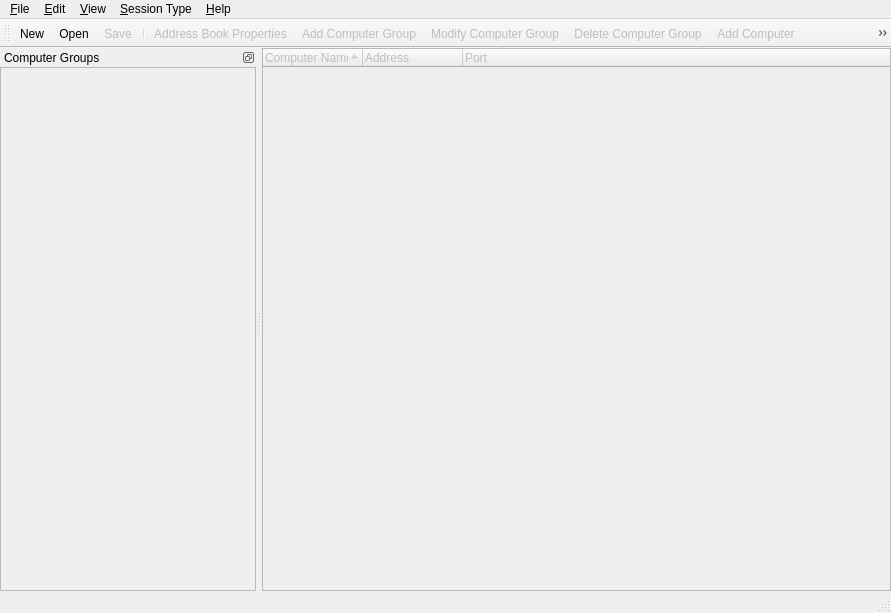
<?xml version="1.0" encoding="UTF-8"?>
<ui version="4.0">
 <class>AddressBookWindow</class>
 <widget class="QMainWindow" name="AddressBookWindow">
  <property name="geometry">
   <rect>
    <x>0</x>
    <y>0</y>
    <width>891</width>
    <height>613</height>
   </rect>
  </property>
  <property name="windowTitle">
   <string>Aspia Address Book</string>
  </property>
  <property name="windowIcon">
   <iconset resource="../resources/resources.qrc">
    <normaloff>:/icon/address-book.png</normaloff>:/icon/address-book.png</iconset>
  </property>
  <widget class="QWidget" name="central_widget">
   <layout class="QHBoxLayout" name="horizontalLayout">
    <property name="leftMargin">
     <number>0</number>
    </property>
    <property name="topMargin">
     <number>0</number>
    </property>
    <property name="rightMargin">
     <number>0</number>
    </property>
    <property name="bottomMargin">
     <number>0</number>
    </property>
    <item>
     <widget class="ComputerTree" name="tree_computer">
      <property name="enabled">
       <bool>false</bool>
      </property>
      <property name="contextMenuPolicy">
       <enum>Qt::CustomContextMenu</enum>
      </property>
      <property name="dragEnabled">
       <bool>true</bool>
      </property>
      <property name="dragDropMode">
       <enum>QAbstractItemView::DragOnly</enum>
      </property>
      <property name="defaultDropAction">
       <enum>Qt::MoveAction</enum>
      </property>
      <property name="selectionBehavior">
       <enum>QAbstractItemView::SelectItems</enum>
      </property>
      <property name="indentation">
       <number>0</number>
      </property>
      <property name="sortingEnabled">
       <bool>true</bool>
      </property>
      <property name="columnCount">
       <number>3</number>
      </property>
      <column>
       <property name="text">
        <string>Computer Name</string>
       </property>
      </column>
      <column>
       <property name="text">
        <string>Address</string>
       </property>
      </column>
      <column>
       <property name="text">
        <string>Port</string>
       </property>
      </column>
     </widget>
    </item>
   </layout>
  </widget>
  <widget class="QMenuBar" name="menu_bar">
   <property name="geometry">
    <rect>
     <x>0</x>
     <y>0</y>
     <width>891</width>
     <height>21</height>
    </rect>
   </property>
   <widget class="QMenu" name="menu_file">
    <property name="title">
     <string>&amp;File</string>
    </property>
    <addaction name="action_new"/>
    <addaction name="action_open"/>
    <addaction name="action_save"/>
    <addaction name="action_save_as"/>
    <addaction name="action_close"/>
    <addaction name="separator"/>
    <addaction name="action_exit"/>
   </widget>
   <widget class="QMenu" name="menu_edit">
    <property name="title">
     <string>&amp;Edit</string>
    </property>
    <addaction name="action_address_book_properties"/>
    <addaction name="separator"/>
    <addaction name="action_add_computer_group"/>
    <addaction name="action_modify_computer_group"/>
    <addaction name="action_delete_computer_group"/>
    <addaction name="separator"/>
    <addaction name="action_add_computer"/>
    <addaction name="action_modify_computer"/>
    <addaction name="action_delete_computer"/>
   </widget>
   <widget class="QMenu" name="menu_session_type">
    <property name="title">
     <string>&amp;Session Type</string>
    </property>
    <addaction name="action_desktop_manage"/>
    <addaction name="action_desktop_view"/>
    <addaction name="action_file_transfer"/>
    <addaction name="action_system_info"/>
   </widget>
   <widget class="QMenu" name="menu_help">
    <property name="title">
     <string>&amp;Help</string>
    </property>
    <addaction name="action_online_help"/>
    <addaction name="separator"/>
    <addaction name="action_about"/>
   </widget>
   <widget class="QMenu" name="menu_view">
    <property name="title">
     <string>&amp;View</string>
    </property>
    <widget class="QMenu" name="menu_language">
     <property name="title">
      <string>&amp;Language</string>
     </property>
     <property name="icon">
      <iconset resource="../resources/resources.qrc">
       <normaloff>:/icon/locale.png</normaloff>:/icon/locale.png</iconset>
     </property>
     <addaction name="action_english"/>
    </widget>
    <addaction name="menu_language"/>
    <addaction name="action_toolbar"/>
    <addaction name="action_statusbar"/>
   </widget>
   <addaction name="menu_file"/>
   <addaction name="menu_edit"/>
   <addaction name="menu_view"/>
   <addaction name="menu_session_type"/>
   <addaction name="menu_help"/>
  </widget>
  <widget class="QDockWidget" name="dock_group">
   <property name="features">
    <set>QDockWidget::DockWidgetFloatable|QDockWidget::DockWidgetMovable</set>
   </property>
   <property name="windowTitle">
    <string>Computer Groups</string>
   </property>
   <attribute name="dockWidgetArea">
    <number>1</number>
   </attribute>
   <widget class="QWidget" name="panel_content_group">
    <layout class="QVBoxLayout" name="verticalLayout">
     <property name="leftMargin">
      <number>0</number>
     </property>
     <property name="topMargin">
      <number>0</number>
     </property>
     <property name="rightMargin">
      <number>0</number>
     </property>
     <property name="bottomMargin">
      <number>0</number>
     </property>
     <item>
      <widget class="ComputerGroupTree" name="tree_group">
       <property name="enabled">
        <bool>false</bool>
       </property>
       <property name="contextMenuPolicy">
        <enum>Qt::CustomContextMenu</enum>
       </property>
       <property name="dragEnabled">
        <bool>false</bool>
       </property>
       <property name="dragDropMode">
        <enum>QAbstractItemView::DragDrop</enum>
       </property>
       <property name="defaultDropAction">
        <enum>Qt::MoveAction</enum>
       </property>
       <property name="selectionBehavior">
        <enum>QAbstractItemView::SelectItems</enum>
       </property>
       <attribute name="headerVisible">
        <bool>false</bool>
       </attribute>
       <column>
        <property name="text">
         <string notr="true">1</string>
        </property>
       </column>
      </widget>
     </item>
    </layout>
   </widget>
  </widget>
  <widget class="QStatusBar" name="status_bar"/>
  <widget class="QToolBar" name="tool_bar">
   <property name="windowTitle">
    <string>toolBar</string>
   </property>
   <property name="iconSize">
    <size>
     <width>16</width>
     <height>16</height>
    </size>
   </property>
   <attribute name="toolBarArea">
    <enum>TopToolBarArea</enum>
   </attribute>
   <attribute name="toolBarBreak">
    <bool>false</bool>
   </attribute>
   <addaction name="action_new"/>
   <addaction name="action_open"/>
   <addaction name="action_save"/>
   <addaction name="separator"/>
   <addaction name="action_address_book_properties"/>
   <addaction name="action_add_computer_group"/>
   <addaction name="action_modify_computer_group"/>
   <addaction name="action_delete_computer_group"/>
   <addaction name="action_add_computer"/>
   <addaction name="action_modify_computer"/>
   <addaction name="action_delete_computer"/>
   <addaction name="separator"/>
   <addaction name="action_desktop_manage"/>
   <addaction name="action_desktop_view"/>
   <addaction name="action_file_transfer"/>
   <addaction name="action_system_info"/>
   <addaction name="separator"/>
   <addaction name="action_about"/>
   <addaction name="action_exit"/>
  </widget>
  <action name="action_new">
   <property name="icon">
    <iconset resource="../resources/resources.qrc">
     <normaloff>:/icon/document.png</normaloff>:/icon/document.png</iconset>
   </property>
   <property name="text">
    <string>&amp;New</string>
   </property>
   <property name="shortcut">
    <string>Ctrl+N</string>
   </property>
  </action>
  <action name="action_open">
   <property name="icon">
    <iconset resource="../resources/resources.qrc">
     <normaloff>:/icon/open.png</normaloff>:/icon/open.png</iconset>
   </property>
   <property name="text">
    <string>&amp;Open...</string>
   </property>
   <property name="shortcut">
    <string>Ctrl+O</string>
   </property>
  </action>
  <action name="action_save">
   <property name="enabled">
    <bool>false</bool>
   </property>
   <property name="icon">
    <iconset resource="../resources/resources.qrc">
     <normaloff>:/icon/disk.png</normaloff>:/icon/disk.png</iconset>
   </property>
   <property name="text">
    <string>&amp;Save</string>
   </property>
   <property name="shortcut">
    <string>Ctrl+S</string>
   </property>
  </action>
  <action name="action_save_as">
   <property name="enabled">
    <bool>false</bool>
   </property>
   <property name="text">
    <string>Save &amp;As...</string>
   </property>
   <property name="shortcut">
    <string>Ctrl+Alt+S</string>
   </property>
  </action>
  <action name="action_close">
   <property name="enabled">
    <bool>false</bool>
   </property>
   <property name="text">
    <string>&amp;Close</string>
   </property>
   <property name="shortcut">
    <string>Ctrl+W</string>
   </property>
  </action>
  <action name="action_exit">
   <property name="icon">
    <iconset resource="../resources/resources.qrc">
     <normaloff>:/icon/exit.png</normaloff>:/icon/exit.png</iconset>
   </property>
   <property name="text">
    <string>&amp;Exit</string>
   </property>
  </action>
  <action name="action_add_computer_group">
   <property name="enabled">
    <bool>false</bool>
   </property>
   <property name="icon">
    <iconset resource="../resources/resources.qrc">
     <normaloff>:/icon/folder-plus.png</normaloff>:/icon/folder-plus.png</iconset>
   </property>
   <property name="text">
    <string>Add Computer Group</string>
   </property>
  </action>
  <action name="action_modify_computer_group">
   <property name="enabled">
    <bool>false</bool>
   </property>
   <property name="icon">
    <iconset resource="../resources/resources.qrc">
     <normaloff>:/icon/folder-pencil.png</normaloff>:/icon/folder-pencil.png</iconset>
   </property>
   <property name="text">
    <string>Modify Computer Group</string>
   </property>
  </action>
  <action name="action_delete_computer_group">
   <property name="enabled">
    <bool>false</bool>
   </property>
   <property name="icon">
    <iconset resource="../resources/resources.qrc">
     <normaloff>:/icon/folder-minus.png</normaloff>:/icon/folder-minus.png</iconset>
   </property>
   <property name="text">
    <string>Delete Computer Group</string>
   </property>
  </action>
  <action name="action_add_computer">
   <property name="enabled">
    <bool>false</bool>
   </property>
   <property name="icon">
    <iconset resource="../resources/resources.qrc">
     <normaloff>:/icon/computer-plus.png</normaloff>:/icon/computer-plus.png</iconset>
   </property>
   <property name="text">
    <string>Add Computer</string>
   </property>
  </action>
  <action name="action_modify_computer">
   <property name="enabled">
    <bool>false</bool>
   </property>
   <property name="icon">
    <iconset resource="../resources/resources.qrc">
     <normaloff>:/icon/computer-pencil.png</normaloff>:/icon/computer-pencil.png</iconset>
   </property>
   <property name="text">
    <string>Modify Computer</string>
   </property>
  </action>
  <action name="action_delete_computer">
   <property name="enabled">
    <bool>false</bool>
   </property>
   <property name="icon">
    <iconset resource="../resources/resources.qrc">
     <normaloff>:/icon/computer-minus.png</normaloff>:/icon/computer-minus.png</iconset>
   </property>
   <property name="text">
    <string>Delete Computer</string>
   </property>
  </action>
  <action name="action_desktop_manage">
   <property name="checkable">
    <bool>true</bool>
   </property>
   <property name="checked">
    <bool>true</bool>
   </property>
   <property name="icon">
    <iconset resource="../resources/resources.qrc">
     <normaloff>:/icon/monitor-keyboard.png</normaloff>:/icon/monitor-keyboard.png</iconset>
   </property>
   <property name="text">
    <string>Desktop &amp;Manage</string>
   </property>
  </action>
  <action name="action_desktop_view">
   <property name="checkable">
    <bool>true</bool>
   </property>
   <property name="icon">
    <iconset resource="../resources/resources.qrc">
     <normaloff>:/icon/monitor.png</normaloff>:/icon/monitor.png</iconset>
   </property>
   <property name="text">
    <string>Desktop &amp;View</string>
   </property>
  </action>
  <action name="action_file_transfer">
   <property name="checkable">
    <bool>true</bool>
   </property>
   <property name="icon">
    <iconset resource="../resources/resources.qrc">
     <normaloff>:/icon/folder-stand.png</normaloff>:/icon/folder-stand.png</iconset>
   </property>
   <property name="text">
    <string>&amp;File Transfer</string>
   </property>
  </action>
  <action name="action_system_info">
   <property name="checkable">
    <bool>true</bool>
   </property>
   <property name="icon">
    <iconset resource="../resources/resources.qrc">
     <normaloff>:/icon/system-monitor.png</normaloff>:/icon/system-monitor.png</iconset>
   </property>
   <property name="text">
    <string>&amp;System Information</string>
   </property>
  </action>
  <action name="action_online_help">
   <property name="icon">
    <iconset resource="../resources/resources.qrc">
     <normaloff>:/icon/lifebuoy.png</normaloff>:/icon/lifebuoy.png</iconset>
   </property>
   <property name="text">
    <string>&amp;Online Help...</string>
   </property>
   <property name="shortcut">
    <string>F1</string>
   </property>
  </action>
  <action name="action_about">
   <property name="icon">
    <iconset resource="../resources/resources.qrc">
     <normaloff>:/icon/about.png</normaloff>:/icon/about.png</iconset>
   </property>
   <property name="text">
    <string>&amp;About</string>
   </property>
  </action>
  <action name="action_address_book_properties">
   <property name="enabled">
    <bool>false</bool>
   </property>
   <property name="icon">
    <iconset resource="../resources/resources.qrc">
     <normaloff>:/icon/book-pencil.png</normaloff>:/icon/book-pencil.png</iconset>
   </property>
   <property name="text">
    <string>Address Book Properties</string>
   </property>
  </action>
  <action name="action_desktop_manage_connect">
   <property name="icon">
    <iconset resource="../resources/resources.qrc">
     <normaloff>:/icon/monitor-keyboard.png</normaloff>:/icon/monitor-keyboard.png</iconset>
   </property>
   <property name="text">
    <string>Desktop Manage</string>
   </property>
   <property name="toolTip">
    <string>Desktop Manage</string>
   </property>
  </action>
  <action name="action_desktop_view_connect">
   <property name="icon">
    <iconset resource="../resources/resources.qrc">
     <normaloff>:/icon/monitor.png</normaloff>:/icon/monitor.png</iconset>
   </property>
   <property name="text">
    <string>Desktop View</string>
   </property>
   <property name="toolTip">
    <string>Desktop View</string>
   </property>
  </action>
  <action name="action_file_transfer_connect">
   <property name="icon">
    <iconset resource="../resources/resources.qrc">
     <normaloff>:/icon/folder-stand.png</normaloff>:/icon/folder-stand.png</iconset>
   </property>
   <property name="text">
    <string>File Transfer</string>
   </property>
   <property name="toolTip">
    <string>File Transfer</string>
   </property>
  </action>
  <action name="action_system_info_connect">
   <property name="icon">
    <iconset resource="../resources/resources.qrc">
     <normaloff>:/icon/system-monitor.png</normaloff>:/icon/system-monitor.png</iconset>
   </property>
   <property name="text">
    <string>System Information</string>
   </property>
   <property name="toolTip">
    <string>System Information</string>
   </property>
  </action>
  <action name="action_toolbar">
   <property name="checkable">
    <bool>true</bool>
   </property>
   <property name="checked">
    <bool>true</bool>
   </property>
   <property name="text">
    <string>Tool Bar</string>
   </property>
  </action>
  <action name="action_statusbar">
   <property name="checkable">
    <bool>true</bool>
   </property>
   <property name="checked">
    <bool>true</bool>
   </property>
   <property name="text">
    <string>Status Bar</string>
   </property>
  </action>
  <action name="action_english">
   <property name="checkable">
    <bool>true</bool>
   </property>
   <property name="checked">
    <bool>true</bool>
   </property>
   <property name="text">
    <string>English</string>
   </property>
  </action>
 </widget>
 <layoutdefault spacing="6" margin="11"/>
 <customwidgets>
  <customwidget>
   <class>ComputerGroupTree</class>
   <extends>QTreeWidget</extends>
   <header>address_book/computer_group_tree.h</header>
  </customwidget>
  <customwidget>
   <class>ComputerTree</class>
   <extends>QTreeWidget</extends>
   <header>address_book/computer_tree.h</header>
  </customwidget>
 </customwidgets>
 <resources>
  <include location="../resources/resources.qrc"/>
 </resources>
 <connections/>
</ui>
